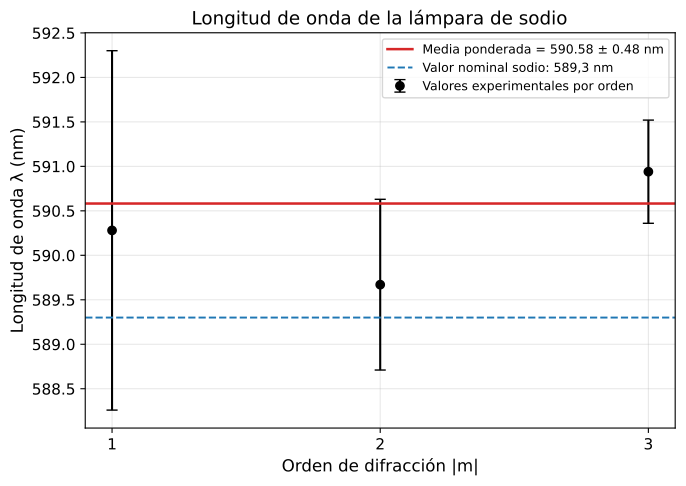

Python code for this plot:
import numpy as np
import matplotlib
matplotlib.use('Agg')
import matplotlib.pyplot as plt

plt.rcParams.update({
    'font.size': 11,
    'axes.labelsize': 12,
    'figure.figsize': (7, 5),
    'axes.grid': True,
    'grid.alpha': 0.3
})

m = np.array([1, 2, 3], dtype=float)
lambda_nm = np.array([590.28, 589.67, 590.94], dtype=float)
dlambda_nm = np.array([2.02, 0.96, 0.58], dtype=float)

w = 1.0 / dlambda_nm**2
lambda_mean = np.sum(w * lambda_nm) / np.sum(w)
dlambda_mean = np.sqrt(1.0 / np.sum(w))

fig, ax = plt.subplots()
ax.errorbar(
    m, lambda_nm, yerr=dlambda_nm, fmt='o', color='black',
    capsize=4, markersize=6, label='Valores experimentales por orden'
)
ax.axhline(
    lambda_mean, color='tab:red', linewidth=1.8,
    label=f'Media ponderada = {lambda_mean:.2f} ± {dlambda_mean:.2f} nm'
)
ax.axhline(589.3, color='tab:blue', linestyle='--', linewidth=1.4, label='Valor nominal sodio: 589,3 nm')

ax.set_xlabel('Orden de difracción |m|')
ax.set_ylabel('Longitud de onda λ (nm)')
ax.set_title('Longitud de onda de la lámpara de sodio')
ax.set_xticks([1, 2, 3])
ax.legend(fontsize=9)

plt.tight_layout()
plt.savefig('figuras/figura_2.pdf', dpi=150, bbox_inches='tight')
